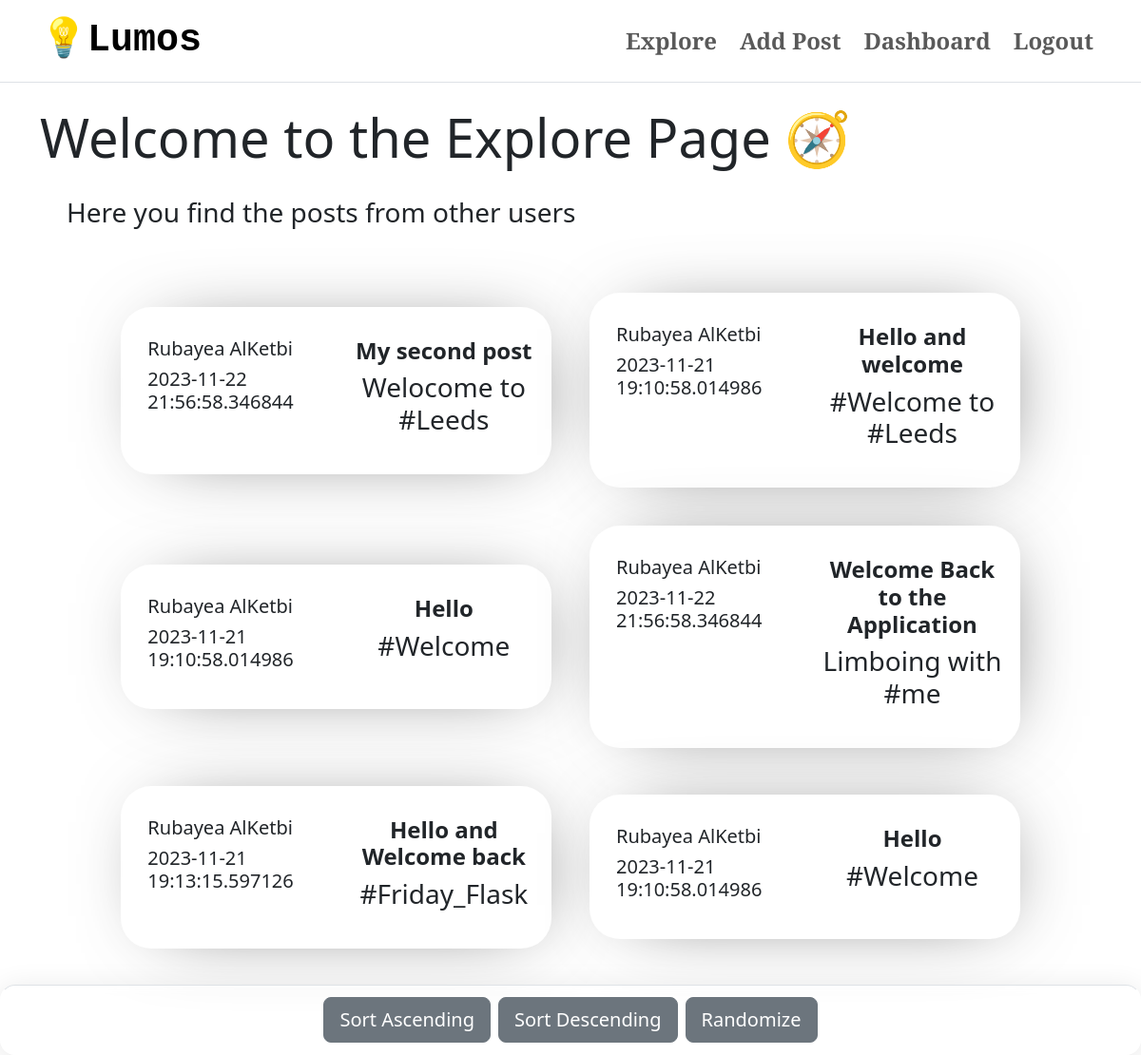
Page /explore (signed in) on the earlier database version.
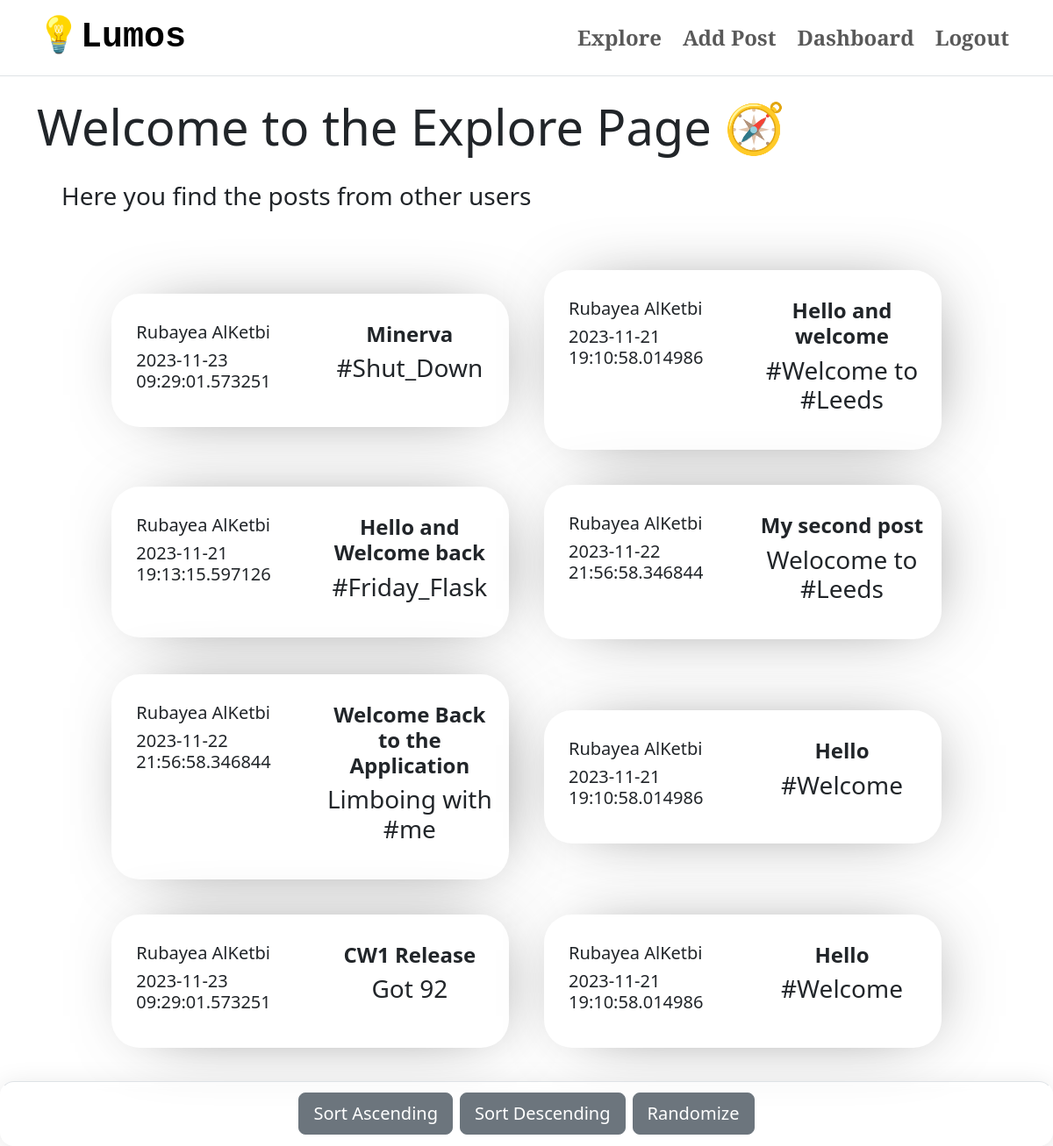
Same page on the later database version.
### app/models.py (models this page shows, shortened)
class User(db.Model, UserMixin):
    id = db.Column(db.Integer, primary_key=True)
    name = db.Column(db.String(100), nullable=False)
    email = db.Column(db.String(100), unique=True, nullable=False)
    passwordHashed = db.Column(db.String(100), nullable=False)
    username = db.Column(db.String(20), unique=True, nullable=False)
    biography = db.Column(db.Text, nullable=True)
    avatar = db.Column(db.String(), nullable=True)
    posts = db.relationship('Post', backref='user', lazy=True)
    @property
    def password(self):
        raise AttributeError('password: write-only field , not readable')

class Post(db.Model):
    id = db.Column(db.Integer, primary_key=True)
    title = db.Column(db.String(100), nullable=False)
    caption = db.Column(db.Text, nullable=False)
    publish_date = db.Column(db.DateTime, default=datetime.utcnow())
    author_id = db.Column(db.Integer, db.ForeignKey('user.id'), nullable=False)
    tags = db.relationship('Tag', secondary='post_tag', backref=db.backref('posts', lazy='dynamic'))

### app/views.py (the view)
@app.route('/explore', methods=['GET', 'POST'])
@login_required
def explore():
    posts = Post.query.all()
    userCache = {}
    for post in posts:
        if post.author_id in userCache:
            authorName = userCache[post.author_id]
        else:
            author = User.query.filter_by(id=post.author_id).first()
            userCache[post.author_id] = author.name
    return render_template("explore.html", posts = posts, userCache = userCache)

### app/views.py (called while the page is built)
@login_manager.user_loader
def load_user(id):
    return User.query.get(int(id))

### app/templates/explore.html (shortened to what this page needs)
{%extends "user_home.html"%}
{%block content%}
    <div class="container-fluid border-top h-full">
        <div class="container">
            <div class="row">
                <h1 class="display-4 pt-4">Welcome to the Explore Page 🧭</h1>
            </div>
            <div class="row pb-3 m-3">
                <p class="fs-3 fw-light">Here you find the posts from other users</p>
            </div>
        </div>
        <div class="container-fluid rounded-1">
            <div class="row d-flex justify-content-center align-items-center p-3 gap-3">
            {%for post in posts%}
                <div class="col-md-5 mb-4">
                    <div class="container growContainer normalContainer", id ="{{post.id}}">
                        <div class ="row">
                            <div class ="col-md-6">
                                <h5 class="fw-light px-3">{{ userCache[post.author_id] }}</h5>
                                <h5 class="fw-light px-3">{{ post.publish_date }}</h5>
                            </div>
                            <div class = "col-md-6">
                                <h4 class="fw-bold text-center">{{ post.title }}</h4>
                                <h3 class="fw-light text-center">{{ post.caption }}</h3>
                            </div>
                        </div>
                    </div>
                </div>
            {%endfor%}
            </div>
        </div>
    </div>
    <br>
    <br>
    <br>
    <nav class="navbar fixed-bottom glassContainer border-top">
        <div class="d-flex justify-content-center align-items-center w-100">
            <button type="button" class="btn btn-secondary m-1 btn-lg" id="SortAsc"> Sort Ascending</button>
            <button type="button" class="btn btn-secondary m-1 btn-lg" id="SortDesc"> Sort Descending</button>
            <button type="button" class="btn btn-secondary m-1 btn-lg" id="Randomize"> Randomize</button>
        </div>
    </nav>
{%endblock content%}

### app/templates/user_home.html (shortened to what this page needs)
<!DOCTYPE html>
<html lang="en">
<head>
    <link rel="stylesheet" href="{{ url_for('static', filename='CSS/style.css') }}">
    <link href="https://cdn.jsdelivr.net/npm/bootstrap@5.3.2/dist/css/bootstrap.min.css"
      rel="stylesheet"
>
</head>
<body>
  <div class="container-fluid ">
    <nav class="navbar navbar-expand-lg" data-bs-theme="light">
        <div class="container">
          <a class="navbar-brand navTitle fs-1 fw-bold" href="{{url_for("home")}}">💡Lumos</a>
          <div class="collapse navbar-collapse" id="navbarNavDropdown">
            <ul class="navbar-nav ms-auto d-flex gap-2 fs-4 fw-bold">
              <li class="nav-item">
                <a class="nav-link title" href="{{url_for("explore")}}">Explore</a>
              </li>
              <li class="nav-item">
                <a class="nav-link title" href="{{url_for("add_post")}}">Add Post</a>
              </li>
              <li class="nav-item">
                <a class="nav-link title" href="{{url_for("userDash")}}">Dashboard</a>
              </li>
              <li class="nav-item fs-4 ">
                <a class="nav-link title "href="{{url_for("logout")}}">Logout</a>
              </li>
            </ul>
          </div>
        </div>
      </nav>
  </div>
  {% block content %}
  {% endblock content%}
</body>
</html>

### app/static/CSS/style.css (style rules this page uses)
:root { --black: #020100ff; --lapis-lazuli: #235789ff; --school-bus-yellow: #f1d302ff; --fire-engine-red: #c1292eff; --baby-powder: #fdfffcff; }
.navTitle { font-family: 'Courier New', Courier, monospace; font-size: large; text-size-adjust: 100%; }
.glassContainer { background: rgba(255, 255, 255, 0.24); border-radius: 16px; box-shadow: 0 4px 30px rgba(0, 0, 0, 0.1); backdrop-filter: blur(5px); -webkit-backdrop-filter: blur(5px); border: 1px solid rgba(255, 255, 255, 0.42); }
.title { font-family: 'Josefin Slab', serif; }
.h-full { min-height: 100vh; }
.normalContainer { display: inline-flexbox; justify-content: center; align-items: center; margin: auto; padding: 2rem; border-radius: 2rem; background-color: white; max-width: 90%; max-height: 60%; -webkit-box-shadow: 9px 2px 83px -36px rgba(0,0,0,0.73); -moz-box-shadow: 9px 2px 83px -36px rgba(0,0,0,0.73); box-shadow: 9px 2px 83px -36px rgba(0,0,0,0.73); }
.growContainer { transition: transform .2s ease-in-out; }

Differences in the rows shown:
added Post: {{ userCache[post.author_id] }} "Rubayea AlKetbi", publish_date "2023-11-23 09:29:01.573251", title "CW1 Release", caption "Got 92"
added Post: {{ userCache[post.author_id] }} "Rubayea AlKetbi", publish_date "2023-11-23 09:29:01.573251", title "Minerva", caption "#Shut_Down"
